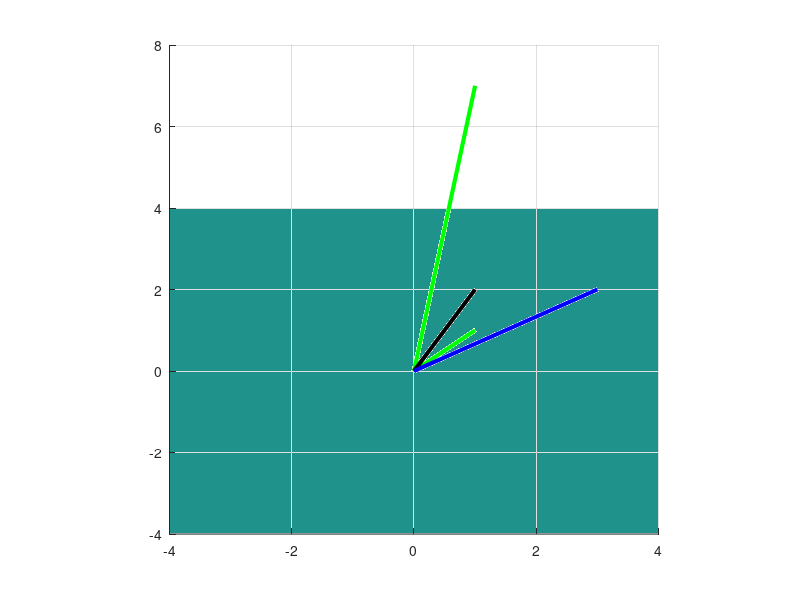

MATLAB code to generate this figure:
%%% SPAN

% set S
S = [[1 1 0]' [1 7 0]'];

% vectors v and w
v = [1 2 0]';
w = [3 2 1]';

% plotting
figure(6), clf, hold on
plot3([0 S(1,1)],[0 S(2,1)],[0 S(3,1)],'g','linew',3)
plot3([0 S(1,2)],[0 S(2,2)],[0 S(3,2)],'g','linew',3)

plot3([0 v(1)],[0 v(2)],[0 v(3)],'k','linew',3)
plot3([0 w(1)],[0 w(2)],[0 w(3)],'b','linew',3)

% draw the plane spanned by S
normvec = cross(S(:,1),S(:,2));
[X,Y] = meshgrid(-4:4,-4:4);
z = -(normvec(1)*X + normvec(2)*Y)/normvec(3);
surf(X,Y,z)
shading interp

axis square
grid on, rotate3d on